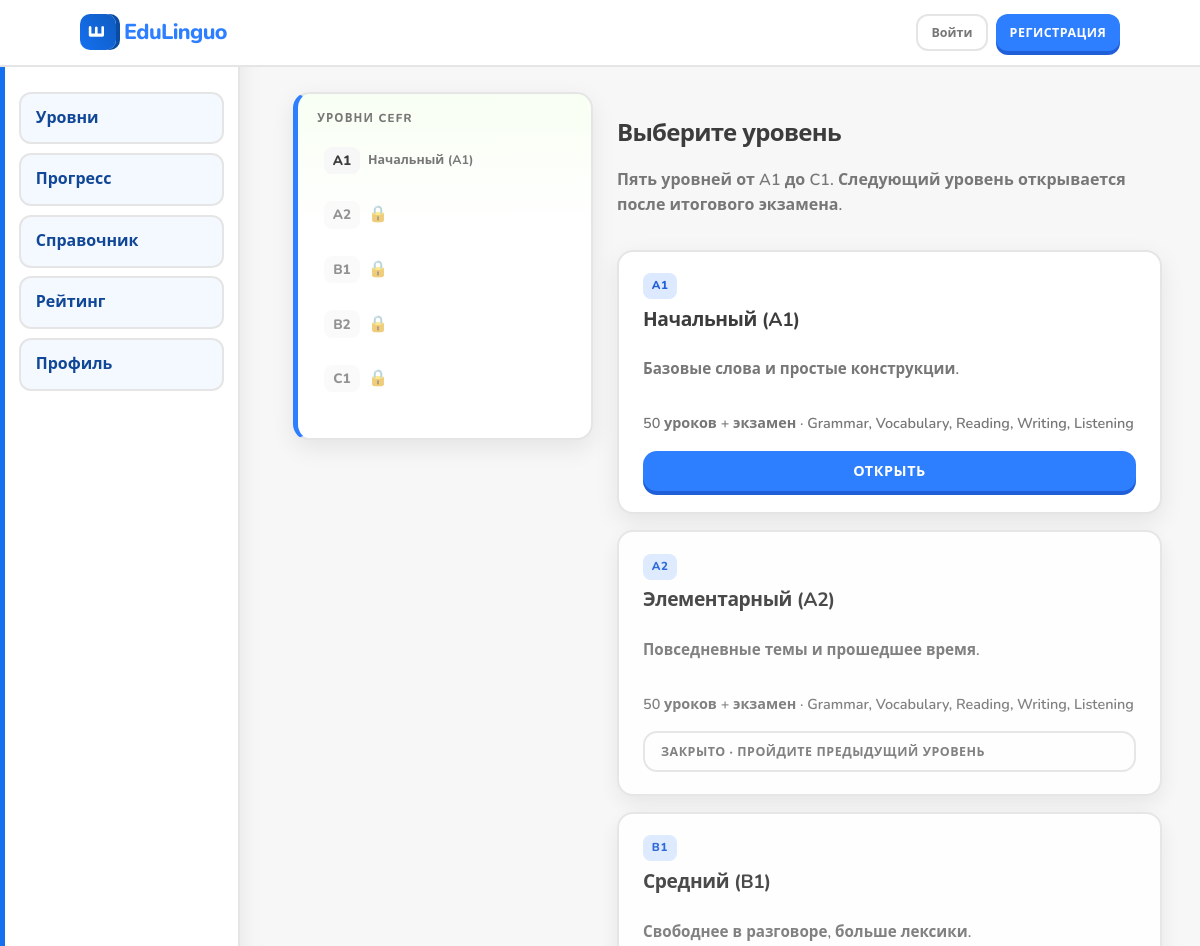
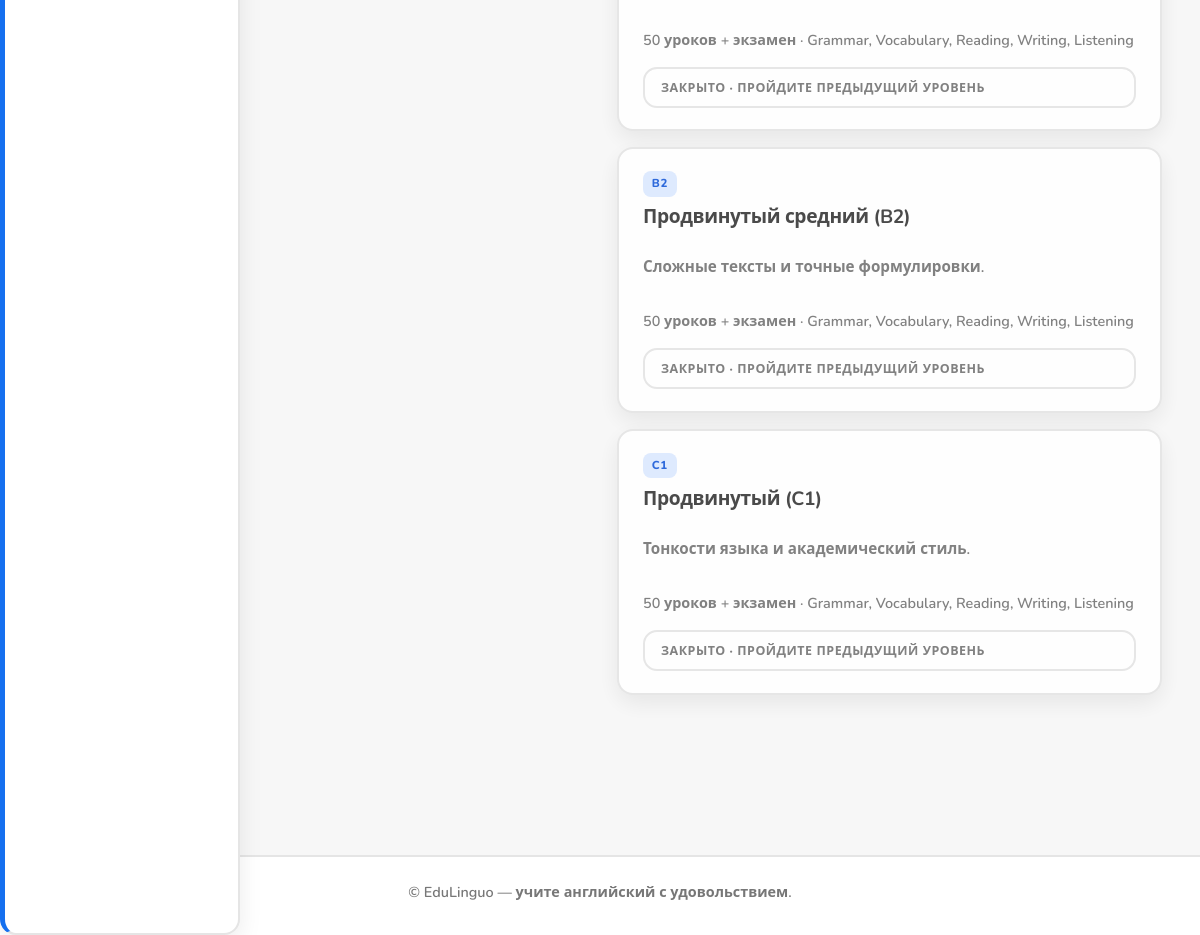
Page /learn on the committed database (2 pictures, top to bottom).
### models.py (models this page shows)
class Level(db.Model):
    __tablename__ = "levels"
    id: Mapped[int] = mapped_column(Integer, primary_key=True, autoincrement=True)
    code: Mapped[str] = mapped_column(String(8), unique=True, nullable=False, index=True)
    title: Mapped[str] = mapped_column(String(200), nullable=False)
    description: Mapped[str] = mapped_column(Text, default="")
    sort_order: Mapped[int] = mapped_column(Integer, nullable=False, default=1)
    lessons: Mapped[list["Lesson"]] = relationship(
        "Lesson", back_populates="level", order_by="Lesson.order_index"
    )

### app.py (the view)
@app.route("/learn")
def learn():
    user = current_user()
    levels = db.session.scalars(select(Level).order_by(Level.sort_order)).all()
    items = []
    for lv in levels:
        items.append(
            {
                "level": lv,
                "unlocked": level_unlocked_for(user, lv),
                "exam_passed": (
                    user_passed_level_exam(user.id, lv.id) if user else guest_passed_level_exam(lv.id)
                ),
            }
        )
    sidebar_levels = [
        {"lv": lv, "unlocked": level_unlocked_for(user, lv), "active": False}
        for lv in levels
    ]
    return render_template(
        "learn.html",
        level_items=items,
        user=user,
        sidebar_levels=sidebar_levels,
    )

### app.py (called while the page is built)
def current_user():
    uid = session.get("user_id")
    if not uid:
        return None
    return db.session.get(User, uid)

def _guest_exams_done() -> set[int]:
    raw = session.get("guest_exams_done") or []
    return set(raw) if isinstance(raw, list) else set()

def guest_passed_level_exam(level_id: int) -> bool:
    return level_id in _guest_exams_done()

def level_unlocked_for(user: User | None, level: Level) -> bool:
    if level.sort_order <= 1:
        return True
    prev = db.session.scalar(select(Level).where(Level.sort_order == level.sort_order - 1))
    if not prev:
        return True
    if user:
        return user_passed_level_exam(user.id, prev.id)
    return guest_passed_level_exam(prev.id)

@app.context_processor
def inject_user():
    return {"current_user": current_user()}

### templates/learn.html (shortened to what this page needs)
{% extends "base.html" %}
{% block content %}
<div class="layout-with-sidebar layout-learn">
  {% include "includes/sidebar.html" %}
  <div class="layout-main">
    <div class="page-header duo-page-head">
      <h1>Выберите уровень</h1>
      <p class="muted">Пять уровней от A1 до C1. Следующий уровень открывается после итогового экзамена.</p>
    </div>
    <div class="level-grid">
      {% for it in level_items %}
        <article class="card duo-course level-card {% if not it.unlocked %}is-locked-card{% endif %}">
          <span class="badge">{{ it.level.code }}</span>
          <h2>{{ it.level.title }}</h2>
          <p>{{ it.level.description }}</p>
          <p class="level-meta muted small">
            50 уроков + экзамен · Grammar, Vocabulary, Reading, Writing, Listening
          </p>
          {% if it.unlocked %}
            <a class="btn btn-primary" href="{{ url_for('level_view', level_id=it.level.id) }}">Открыть</a>
          {% else %}
            <span class="btn btn-ghost disabled-like">Закрыто · пройдите предыдущий уровень</span>
          {% endif %}
        </article>
      {% endfor %}
    </div>
  </div>
</div>
{% endblock %}

### templates/includes/sidebar.html (shortened to what this page needs)
<aside class="duo-sidebar" aria-label="Навигация по курсам">
  <div class="sidebar-block">
    <p class="sidebar-title">Уровни CEFR</p>
    {% for s in sidebar_levels %}
      {% if s.unlocked %}
        <a href="{{ url_for('level_view', level_id=s.lv.id) }}" class="sidebar-level {% if s.active %}is-active{% endif %}">
          <span class="sl-code">{{ s.lv.code }}</span>
          <span class="sl-name">{{ s.lv.title }}</span>
        </a>
      {% else %}
        <span class="sidebar-level is-locked" title="Сдайте экзамен предыдущего уровня">
          <span class="sl-code">{{ s.lv.code }}</span>
          <span class="sl-lock">🔒</span>
        </span>
      {% endif %}
    {% endfor %}
  </div>
</aside>

### static/css/style.css (style rules this page uses)
:root { --duo-green: #2d7fff; --duo-green-dark: #1f5fd9; --duo-green-soft: #dce9ff; --duo-blue: #1570ef; --duo-blue-dark: #0f5bc1; --duo-red: #ff4b4b; --duo-orange: #ff9600; --bg: #ffffff; --bg-soft: #f7f7f7; --text: #3c3c3c; --muted: #777777; --border: #e5e5e5; --radius: 16px; --radius-sm: 12px; --font: "Nunito", "Segoe UI", system-ui, sans-serif; --shadow: 0 4px 0 rgba(0, 0, 0, 0.12); --shadow-soft: 0 8px 24px rgba(0, 0, 0, 0.08); }
*, *::before, *::after { box-sizing: border-box; }
html { scroll-behavior: smooth; }
body { margin: 0; min-height: 100vh; font-family: var(--font); background: var(--bg-soft); color: var(--text); line-height: 1.55; }
a { color: var(--duo-blue); text-decoration: none; font-weight: 600; }
.btn { display: inline-flex; align-items: center; justify-content: center; gap: 0.4rem; padding: 0.55rem 1.1rem; border-radius: 14px; font-weight: 800; font-size: 0.9rem; font-family: inherit; border: none; cursor: pointer; text-decoration: none; text-transform: uppercase; letter-spacing: 0.04em; transition: filter 0.15s ease, transform 0.1s ease; }
.btn-primary { background: var(--duo-green); color: #fff; box-shadow: 0 4px 0 var(--duo-green-dark); }
.btn-ghost { background: transparent; color: var(--muted); box-shadow: none; border: 2px solid var(--border); text-transform: none; letter-spacing: 0; font-weight: 700; }
.card { background: var(--bg); border: 2px solid var(--border); border-radius: var(--radius); padding: 1.35rem 1.5rem; box-shadow: var(--shadow-soft); }
.muted { color: var(--muted); font-weight: 600; }
.muted.small { font-size: 0.9rem; }
.duo-page-head { padding: 2rem 0 1rem; }
.duo-page-head h1 { margin: 0 0 0.5rem; letter-spacing: -0.03em; }
.duo-course h2 { margin: 0.4rem 0 0.5rem; font-size: 1.2rem; letter-spacing: -0.02em; }
.duo-course p { color: var(--muted); font-weight: 600; font-size: 0.95rem; flex: 1; margin-bottom: 1rem; }
.duo-course { display: flex; flex-direction: column; }
.badge { align-self: flex-start; font-size: 0.72rem; font-weight: 800; padding: 0.25rem 0.55rem; border-radius: 8px; background: var(--duo-green-soft); color: var(--duo-green-dark); text-transform: uppercase; letter-spacing: 0.05em; }
.layout-with-sidebar { display: grid; grid-template-columns: minmax(180px, 300px) minmax(0, 1fr); gap: 1.5rem; width: 100%; max-width: min(1280px, 98vw); margin: 0 auto; padding: 0 clamp(0.75rem, 2vw, 1.25rem) 3rem; align-items: start; box-sizing: border-box; }
.duo-sidebar { background: linear-gradient(180deg, #f8fff3 0%, var(--bg) 40%); border: 2px solid var(--border); border-left: 5px solid var(--duo-green); border-radius: var(--radius); padding: 1rem 0.85rem 1.15rem; box-shadow: var(--shadow-soft); position: sticky; top: 5.75rem; max-height: calc(100vh - 6.5rem); overflow-y: auto; }
.duo-sidebar { background: linear-gradient(180deg, #f8fff3 0%, var(--bg) 40%); border: 2px solid var(--border); border-left: 5px solid var(--duo-green); border-radius: var(--radius); padding: 1rem 0.85rem 1.15rem; box-shadow: var(--shadow-soft); }
.sidebar-block { margin-bottom: 1rem; }
.sidebar-title { font-size: 0.72rem; font-weight: 800; text-transform: uppercase; letter-spacing: 0.1em; color: var(--muted); margin: 0 0 0.5rem 0.35rem; }
.sidebar-level { display: flex; align-items: center; gap: 0.5rem; padding: 0.55rem 0.65rem; border-radius: 12px; margin-bottom: 0.35rem; text-decoration: none; color: var(--text); font-weight: 800; border: 2px solid transparent; }
.sidebar-level.is-locked { opacity: 0.55; cursor: not-allowed; }
.sl-code { min-width: 2.25rem; text-align: center; background: var(--bg-soft); border-radius: 8px; padding: 0.2rem 0.35rem; font-size: 0.85rem; }
.sl-name { font-size: 0.78rem; font-weight: 700; color: var(--muted); line-height: 1.2; }
.layout-main { min-width: 0; }
.level-grid { display: grid; grid-template-columns: repeat(auto-fill, minmax(280px, 1fr)); gap: 1rem; padding-bottom: 3rem; }
.level-card.is-locked-card { opacity: 0.92; }
.disabled-like { display: inline-block; padding: 0.55rem 1rem; font-weight: 800; font-size: 0.78rem; color: var(--muted); text-transform: uppercase; letter-spacing: 0.04em; }

### rows in the picture
Level: lv.code "A1", lv "Начальный (A1)", level.code "A1", level "Начальный (A1)", level.description "Базовые слова и простые конструкции."
Level: lv.code "A2", level.code "A2", level "Элементарный (A2)", level.description "Повседневные темы и прошедшее время."
Level: lv.code "B1", level.code "B1", level "Средний (B1)", level.description "Свободнее в разговоре, больше лексики."
Level: lv.code "B2", level.code "B2", level "Продвинутый средний (B2)", level.description "Сложные тексты и точные формулировки."
Level: lv.code "C1", level.code "C1", level "Продвинутый (C1)", level.description "Тонкости языка и академический стиль."
